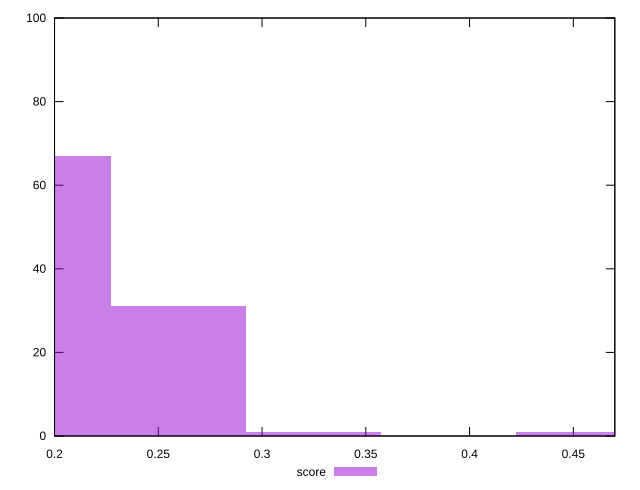

Here is the gnuplot script that generated this plot:
reset

$score <<EOF
0.25978477463148036 31
0.1948385809736103 67
0.45462335560509065 1
0.32473096828935044 1
EOF

set key outside below
set boxwidth 0.06494619365787009
set xrange [0.2:0.47]
set yrange [0:100]
set trange [0:100]
set style fill transparent solid 0.5 noborder
set terminal svg size 640, 490 enhanced background rgb 'white'
set output "reports/report_00031_2021-02-24T23-18-18.084Z/first-meaningful-paint/samples/astro/score/histogram.svg"

plot $score title "score" with boxes

reset
